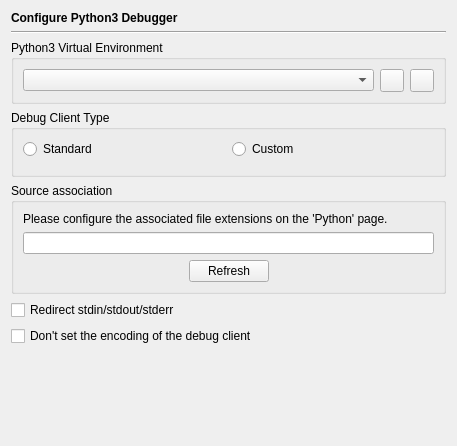
<?xml version="1.0" encoding="UTF-8"?>
<ui version="4.0">
 <class>DebuggerPython3Page</class>
 <widget class="QWidget" name="DebuggerPython3Page">
  <property name="geometry">
   <rect>
    <x>0</x>
    <y>0</y>
    <width>455</width>
    <height>446</height>
   </rect>
  </property>
  <layout class="QVBoxLayout" name="verticalLayout_3">
   <item>
    <widget class="QLabel" name="headerLabel">
     <property name="text">
      <string>&lt;b&gt;Configure Python3 Debugger&lt;/b&gt;</string>
     </property>
    </widget>
   </item>
   <item>
    <widget class="Line" name="line11_2">
     <property name="frameShape">
      <enum>QFrame::HLine</enum>
     </property>
     <property name="frameShadow">
      <enum>QFrame::Sunken</enum>
     </property>
     <property name="orientation">
      <enum>Qt::Horizontal</enum>
     </property>
    </widget>
   </item>
   <item>
    <widget class="QGroupBox" name="groupBox_4">
     <property name="title">
      <string>Python3 Virtual Environment</string>
     </property>
     <layout class="QHBoxLayout" name="horizontalLayout_2">
      <item>
       <widget class="QComboBox" name="venvComboBox">
        <property name="toolTip">
         <string>Select the virtual environment to be used</string>
        </property>
       </widget>
      </item>
      <item>
       <widget class="QToolButton" name="venvDlgButton">
        <property name="toolTip">
         <string>Press to open the virtual environment manager dialog</string>
        </property>
        <property name="text">
         <string notr="true"/>
        </property>
       </widget>
      </item>
      <item>
       <widget class="QToolButton" name="venvRefreshButton">
        <property name="toolTip">
         <string>Press to refresh the list of vitual environments</string>
        </property>
        <property name="text">
         <string notr="true"/>
        </property>
       </widget>
      </item>
     </layout>
    </widget>
   </item>
   <item>
    <widget class="QGroupBox" name="groupBox_2">
     <property name="title">
      <string>Debug Client Type</string>
     </property>
     <layout class="QGridLayout" name="gridLayout">
      <item row="1" column="0" colspan="2">
       <widget class="EricPathPicker" name="debugClientPicker" native="true">
        <property name="enabled">
         <bool>false</bool>
        </property>
        <property name="focusPolicy">
         <enum>Qt::StrongFocus</enum>
        </property>
        <property name="toolTip">
         <string>Enter the path of the Debug Client to be used.  Leave empty to use the default.</string>
        </property>
       </widget>
      </item>
      <item row="0" column="0">
       <widget class="QRadioButton" name="standardButton">
        <property name="toolTip">
         <string>Select the standard debug client</string>
        </property>
        <property name="text">
         <string>Standard</string>
        </property>
       </widget>
      </item>
      <item row="0" column="1">
       <widget class="QRadioButton" name="customButton">
        <property name="toolTip">
         <string>Select the custom selected debug client</string>
        </property>
        <property name="text">
         <string>Custom</string>
        </property>
       </widget>
      </item>
     </layout>
    </widget>
   </item>
   <item>
    <widget class="QGroupBox" name="groupBox_3">
     <property name="title">
      <string>Source association</string>
     </property>
     <layout class="QVBoxLayout" name="verticalLayout">
      <item>
       <widget class="QLabel" name="label">
        <property name="text">
         <string>Please configure the associated file extensions on the 'Python' page.</string>
        </property>
        <property name="wordWrap">
         <bool>true</bool>
        </property>
       </widget>
      </item>
      <item>
       <widget class="QLineEdit" name="sourceExtensionsEdit">
        <property name="readOnly">
         <bool>true</bool>
        </property>
       </widget>
      </item>
      <item>
       <layout class="QHBoxLayout" name="horizontalLayout">
        <item>
         <spacer name="horizontalSpacer">
          <property name="orientation">
           <enum>Qt::Horizontal</enum>
          </property>
          <property name="sizeHint" stdset="0">
           <size>
            <width>40</width>
            <height>20</height>
           </size>
          </property>
         </spacer>
        </item>
        <item>
         <widget class="QPushButton" name="refreshButton">
          <property name="toolTip">
           <string>Press to update the display of the source associations</string>
          </property>
          <property name="text">
           <string>Refresh</string>
          </property>
         </widget>
        </item>
        <item>
         <spacer name="horizontalSpacer_2">
          <property name="orientation">
           <enum>Qt::Horizontal</enum>
          </property>
          <property name="sizeHint" stdset="0">
           <size>
            <width>40</width>
            <height>20</height>
           </size>
          </property>
         </spacer>
        </item>
       </layout>
      </item>
     </layout>
    </widget>
   </item>
   <item>
    <widget class="QCheckBox" name="pyRedirectCheckBox">
     <property name="toolTip">
      <string>Select, to redirect stdin, stdout and stderr of the program being debugged to the eric IDE</string>
     </property>
     <property name="text">
      <string>Redirect stdin/stdout/stderr</string>
     </property>
    </widget>
   </item>
   <item>
    <widget class="QCheckBox" name="pyNoEncodingCheckBox">
     <property name="toolTip">
      <string>Select to not set the debug client encoding</string>
     </property>
     <property name="text">
      <string>Don't set the encoding of the debug client</string>
     </property>
    </widget>
   </item>
   <item>
    <spacer>
     <property name="orientation">
      <enum>Qt::Vertical</enum>
     </property>
     <property name="sizeHint" stdset="0">
      <size>
       <width>435</width>
       <height>21</height>
      </size>
     </property>
    </spacer>
   </item>
  </layout>
 </widget>
 <customwidgets>
  <customwidget>
   <class>EricPathPicker</class>
   <extends>QWidget</extends>
   <header>EricWidgets/EricPathPicker.h</header>
   <container>1</container>
  </customwidget>
 </customwidgets>
 <tabstops>
  <tabstop>venvComboBox</tabstop>
  <tabstop>venvDlgButton</tabstop>
  <tabstop>venvRefreshButton</tabstop>
  <tabstop>standardButton</tabstop>
  <tabstop>customButton</tabstop>
  <tabstop>debugClientPicker</tabstop>
  <tabstop>sourceExtensionsEdit</tabstop>
  <tabstop>refreshButton</tabstop>
  <tabstop>pyRedirectCheckBox</tabstop>
  <tabstop>pyNoEncodingCheckBox</tabstop>
 </tabstops>
 <resources/>
 <connections>
  <connection>
   <sender>customButton</sender>
   <signal>toggled(bool)</signal>
   <receiver>debugClientPicker</receiver>
   <slot>setEnabled(bool)</slot>
   <hints>
    <hint type="sourcelabel">
     <x>325</x>
     <y>142</y>
    </hint>
    <hint type="destinationlabel">
     <x>323</x>
     <y>162</y>
    </hint>
   </hints>
  </connection>
 </connections>
</ui>
